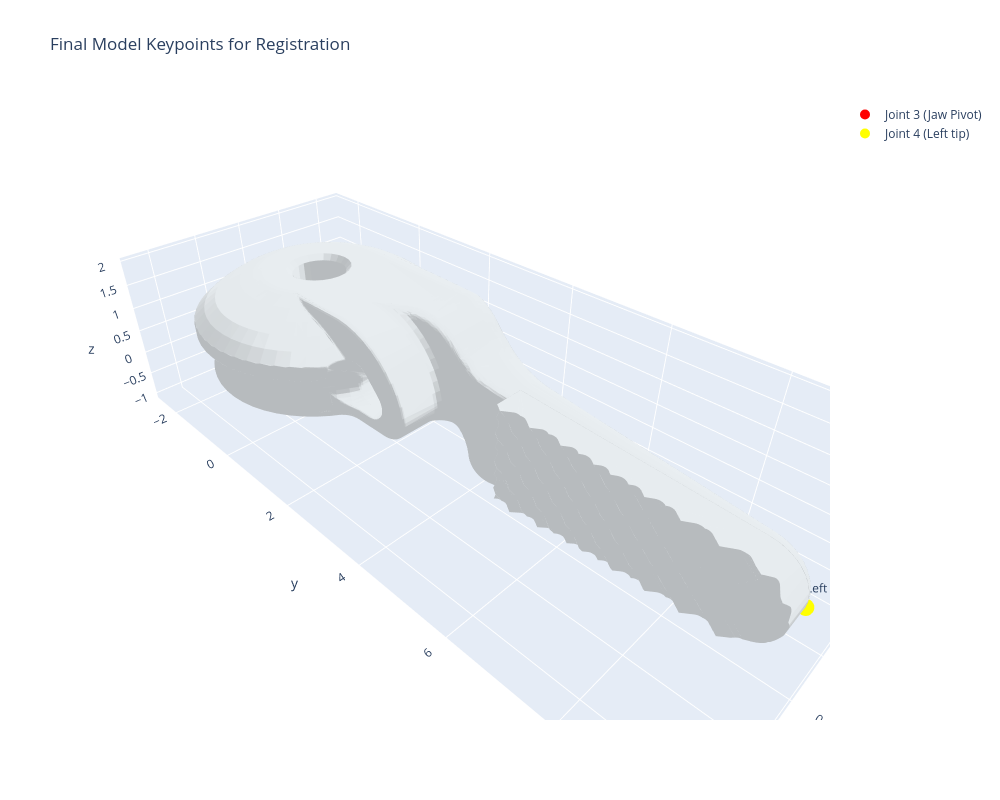

This figure's notebook cell:
### Code cell
plot_mesh_and_keypoints(left_gripper_mesh,left_gripper_kpts,left_gripper_colors)

### Figure 1 — Plotly figure (JSON) as saved in the notebook; plotly's stock layout.template omitted (floating-point values rounded to 4 significant figures; data arrays with more than 128 entries replaced by an {"elided": "..."} marker saying what was removed)
{"data": [{"i": {"elided": "20376 int values"}, "j": {"elided": "20376 int values"}, "k": {"elided": "20376 int values"}, "name": "LND Mesh", "opacity": 1, "type": "mesh3d", "vertexcolor": {"elided": "52880x3 float values"}, "x": {"elided": "52880 float values"}, "y": {"elided": "52880 float values"}, "z": {"elided": "52880 float values"}}, {"marker": {"color": "red", "size": 10, "symbol": "circle"}, "mode": "markers+text", "name": "Joint 3 (Jaw Pivot)", "text": ["Joint 3 (Jaw Pivot)"], "textposition": "top center", "type": "scatter3d", "x": [0], "y": [0], "z": [0.9775]}, {"marker": {"color": "yellow", "size": 10, "symbol": "circle"}, "mode": "markers+text", "name": "Joint 4 (Left tip)", "text": ["Joint 4 (Left tip)"], "textposition": "top center", "type": "scatter3d", "x": [-0.635], "y": [9.649], "z": [-0.08]}], "layout": {"height": 800, "scene": {"aspectmode": "data"}, "title": {"text": "Final Model Keypoints for Registration"}, "width": 1000}}
